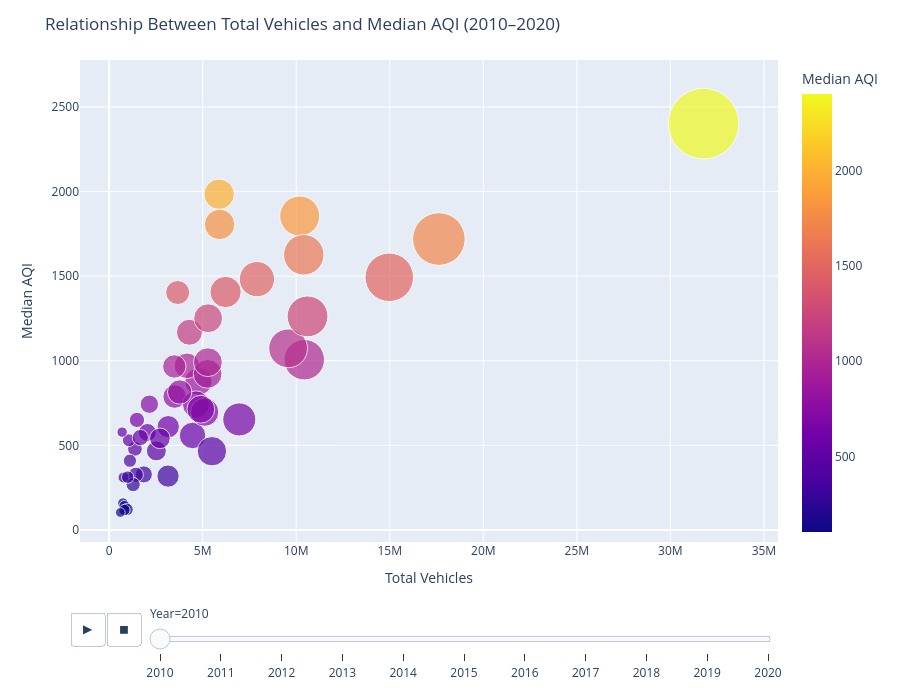

The cell this chart's notebook holds for it:
### Code cell
# Intial Idea 

fig = px.scatter(
    df,
    x="Total Vehicles",
    y="Median AQI",
    animation_frame="Year",
    animation_group="State",
    color="Median AQI",              
    hover_name="State",
    size="Total Vehicles",
    size_max=50,
)

fig.update_layout(
    title="Relationship Between Total Vehicles and Median AQI (2010–2020)",
    xaxis_title="Total Vehicles",
    yaxis_title="Median AQI",
    height=700,
)

fig.show()

### Figure 1 — Plotly figure (JSON) as saved in the notebook; plotly's stock layout.template omitted (floating-point values rounded to 4 significant figures)
{"data": [{"hovertemplate": "<b>%{hovertext}</b><br><br>Year=2010<br>Total Vehicles=%{marker.size}<br>Median AQI=%{marker.color}<extra></extra>", "hovertext": ["Alabama", "Alaska", "Arizona", "Arkansas", "California", "Colorado", "Connecticut", "Delaware", "Florida", "Georgia", "Hawaii", "Idaho", "Illinois", "Indiana", "Iowa", "Kansas", "Kentucky", "Louisiana", "Maine", "Maryland", "Massachusetts", "Michigan", "Minnesota", "Mississippi", "Missouri", "Montana", "Nebraska", "Nevada", "New Hampshire", "New Jersey", "New Mexico", "New York", "North Carolina", "North Dakota", "Ohio", "Oklahoma", "Oregon", "Pennsylvania", "Rhode Island", "South Carolina", "South Dakota", "Tennessee", "Texas", "Utah", "Vermont", "Virginia", "Washington", "West Virginia", "Wisconsin", "Wyoming"], "ids": ["Alabama", "Alaska", "Arizona", "Arkansas", "California", "Colorado", "Connecticut", "Delaware", "Florida", "Georgia", "Hawaii", "Idaho", "Illinois", "Indiana", "Iowa", "Kansas", "Kentucky", "Louisiana", "Maine", "Maryland", "Massachusetts", "Michigan", "Minnesota", "Mississippi", "Missouri", "Montana", "Nebraska", "Nevada", "New Hampshire", "New Jersey", "New Mexico", "New York", "North Carolina", "North Dakota", "Ohio", "Oklahoma", "Oregon", "Pennsylvania", "Rhode Island", "South Carolina", "South Dakota", "Tennessee", "Texas", "Utah", "Vermont", "Virginia", "Washington", "West Virginia", "Wisconsin", "Wyoming"], "legendgroup": "", "marker": {"color": [877, 158, 558, 743, 2401, 1168, 318, 140, 1493, 1482, 121, 479, 1006, 1805, 788, 467, 1403, 970, 409, 742, 465, 1073, 696, 576, 922, 530, 328, 326, 268, 653, 546, 1262, 1984, 310, 1855, 966, 610, 1626, 118, 815, 312, 991, 1719, 541, 103, 1406, 713, 650, 1251, 578], "coloraxis": "coloraxis", "size": [4777127, 740638, 4456630, 2149105, 31774179, 4290861, 3147578, 825971, 14973666, 7898900, 959458, 1378190, 10428899, 5902984, 3499939, 2523661, 3660782, 4155050, 1109583, 4637476, 5492915, 9566781, 5103416, 2043799, 5262661, 1051986, 1854114, 1428336, 1283147, 6955610, 1665882, 10603274, 5877269, 769213, 10184899, 3482984, 3158341, 10403105, 815747, 3767877, 991249, 5276720, 17625064, 2713578, 595651, 6222928, 4900522, 1484344, 5290857, 693870], "sizemode": "area", "sizeref": 12710.0, "symbol": "circle"}, "mode": "markers", "name": "", "orientation": "v", "showlegend": false, "type": "scatter", "x": [4777127, 740638, 4456630, 2149105, 31774179, 4290861, 3147578, 825971, 14973666, 7898900, 959458, 1378190, 10428899, 5902984, 3499939, 2523661, 3660782, 4155050, 1109583, 4637476, 5492915, 9566781, 5103416, 2043799, 5262661, 1051986, 1854114, 1428336, 1283147, 6955610, 1665882, 10603274, 5877269, 769213, 10184899, 3482984, 3158341, 10403105, 815747, 3767877, 991249, 5276720, 17625064, 2713578, 595651, 6222928, 4900522, 1484344, 5290857, 693870], "xaxis": "x", "y": [877, 158, 558, 743, 2401, 1168, 318, 140, 1493, 1482, 121, 479, 1006, 1805, 788, 467, 1403, 970, 409, 742, 465, 1073, 696, 576, 922, 530, 328, 326, 268, 653, 546, 1262, 1984, 310, 1855, 966, 610, 1626, 118, 815, 312, 991, 1719, 541, 103, 1406, 713, 650, 1251, 578], "yaxis": "y"}], "layout": {"coloraxis": {"colorbar": {"title": {"text": "Median AQI"}}, "colorscale": [[0, "#0d0887"], [0.1111, "#46039f"], [0.2222, "#7201a8"], [0.3333, "#9c179e"], [0.4444, "#bd3786"], [0.5556, "#d8576b"], [0.6667, "#ed7953"], [0.7778, "#fb9f3a"], [0.8889, "#fdca26"], [1, "#f0f921"]]}, "height": 700, "legend": {"itemsizing": "constant", "tracegroupgap": 0}, "margin": {"t": 60}, "sliders": [{"active": 0, "currentvalue": {"prefix": "Year="}, "len": 0.9, "pad": {"b": 10, "t": 60}, "steps": [{"args": [["2010"], {"frame": {"duration": 0, "redraw": false}, "fromcurrent": true, "mode": "immediate", "transition": {"duration": 0, "easing": "linear"}}], "label": "2010", "method": "animate"}, {"args": [["2011"], {"frame": {"duration": 0, "redraw": false}, "fromcurrent": true, "mode": "immediate", "transition": {"duration": 0, "easing": "linear"}}], "label": "2011", "method": "animate"}, {"args": [["2012"], {"frame": {"duration": 0, "redraw": false}, "fromcurrent": true, "mode": "immediate", "transition": {"duration": 0, "easing": "linear"}}], "label": "2012", "method": "animate"}, {"args": [["2013"], {"frame": {"duration": 0, "redraw": false}, "fromcurrent": true, "mode": "immediate", "transition": {"duration": 0, "easing": "linear"}}], "label": "2013", "method": "animate"}, {"args": [["2014"], {"frame": {"duration": 0, "redraw": false}, "fromcurrent": true, "mode": "immediate", "transition": {"duration": 0, "easing": "linear"}}], "label": "2014", "method": "animate"}, {"args": [["2015"], {"frame": {"duration": 0, "redraw": false}, "fromcurrent": true, "mode": "immediate", "transition": {"duration": 0, "easing": "linear"}}], "label": "2015", "method": "animate"}, {"args": [["2016"], {"frame": {"duration": 0, "redraw": false}, "fromcurrent": true, "mode": "immediate", "transition": {"duration": 0, "easing": "linear"}}], "label": "2016", "method": "animate"}, {"args": [["2017"], {"frame": {"duration": 0, "redraw": false}, "fromcurrent": true, "mode": "immediate", "transition": {"duration": 0, "easing": "linear"}}], "label": "2017", "method": "animate"}, {"args": [["2018"], {"frame": {"duration": 0, "redraw": false}, "fromcurrent": true, "mode": "immediate", "transition": {"duration": 0, "easing": "linear"}}], "label": "2018", "method": "animate"}, {"args": [["2019"], {"frame": {"duration": 0, "redraw": false}, "fromcurrent": true, "mode": "immediate", "transition": {"duration": 0, "easing": "linear"}}], "label": "2019", "method": "animate"}, {"args": [["2020"], {"frame": {"duration": 0, "redraw": false}, "fromcurrent": true, "mode": "immediate", "transition": {"duration": 0, "easing": "linear"}}], "label": "2020", "method": "animate"}], "x": 0.1, "xanchor": "left", "y": 0, "yanchor": "top"}], "title": {"text": "Relationship Between Total Vehicles and Median AQI (2010–2020)"}, "updatemenus": [{"buttons": [{"args": [null, {"frame": {"duration": 500, "redraw": false}, "fromcurrent": true, "mode": "immediate", "transition": {"duration": 500, "easing": "linear"}}], "label": "&#9654;", "method": "animate"}, {"args": [[null], {"frame": {"duration": 0, "redraw": false}, "fromcurrent": true, "mode": "immediate", "transition": {"duration": 0, "easing": "linear"}}], "label": "&#9724;", "method": "animate"}], "direction": "left", "pad": {"r": 10, "t": 70}, "showactive": false, "type": "buttons", "x": 0.1, "xanchor": "right", "y": 0, "yanchor": "top"}], "xaxis": {"anchor": "y", "domain": [0, 1], "title": {"text": "Total Vehicles"}}, "yaxis": {"anchor": "x", "domain": [0, 1], "title": {"text": "Median AQI"}}}}
